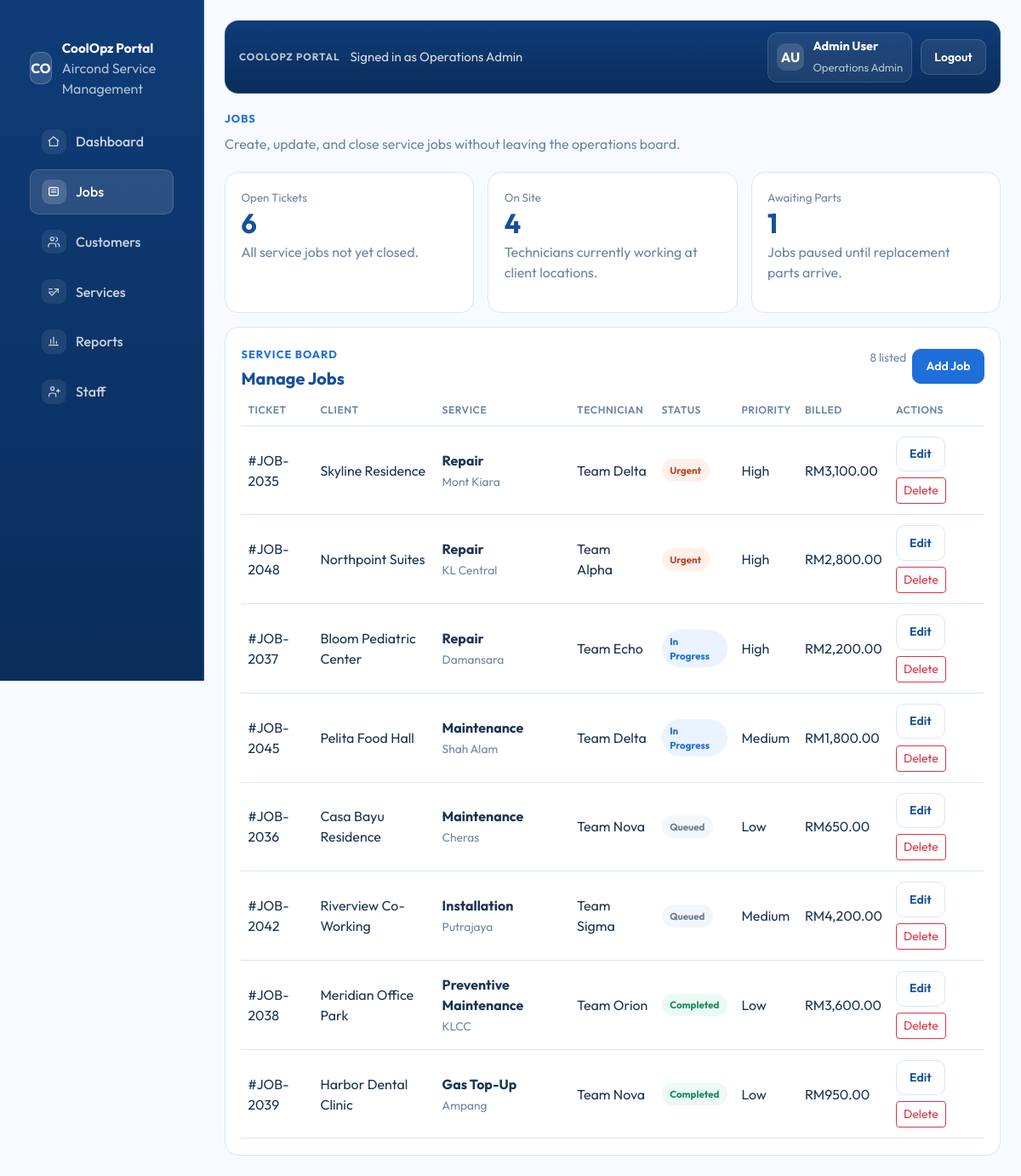
/jobs.php (signed in), run on the app's committed database.
### tables this page shows
CREATE TABLE IF NOT EXISTS jobs (
    id INT UNSIGNED AUTO_INCREMENT PRIMARY KEY,
    ticket_number VARCHAR(40) NOT NULL UNIQUE,
    customer_name VARCHAR(190) NOT NULL,
    service_type VARCHAR(80) NOT NULL,
    technician_team VARCHAR(80) NOT NULL,
    zone VARCHAR(80) NOT NULL,
    status VARCHAR(40) NOT NULL,
    priority_level VARCHAR(40) NOT NULL,
    billed_amount DECIMAL(10,2) NOT NULL DEFAULT 0,
    notes VARCHAR(255) NOT NULL DEFAULT '',
    created_at TIMESTAMP DEFAULT CURRENT_TIMESTAMP
);

### includes/data.php (called while the page is built, shortened)
<?php
require_once __DIR__ . '/database.php';
function coolopz_status_badge_class(string $status): string
{
    return match ($status) {
        'Urgent', 'Priority' => 'status-urgent',
        'In Progress', 'Contract Active' => 'status-progress',
        'Queued', 'Renewal Due', 'Review' => 'status-queued',
        'Completed' => 'status-complete',
        default => 'status-queued',
    };
}
function coolopz_fetch_job_metrics(): array
{
    $pdo = coolopz_db();
    return [
        'open_tickets' => (int) $pdo->query("SELECT COUNT(*) FROM jobs WHERE status <> 'Completed'")->fetchColumn(),
        'on_site' => (int) $pdo->query("SELECT COUNT(*) FROM jobs WHERE status IN ('Urgent', 'In Progress')")->fetchColumn(),
        'awaiting_parts' => (int) $pdo->query("SELECT COUNT(*) FROM jobs WHERE notes LIKE '%parts%'")->fetchColumn(),
    ];
}
function coolopz_fetch_jobs(): array
{
    $statement = coolopz_db()->query(
        "SELECT id, ticket_number, customer_name, service_type, technician_team, zone, status, priority_level, billed_amount, notes, created_at
         FROM jobs
         ORDER BY FIELD(status, 'Urgent', 'In Progress', 'Queued', 'Completed'), id DESC"
    );
    return $statement->fetchAll();
}

### includes/database.php (called while the page is built, shortened)
<?php
function coolopz_db_config(): array
{
    static $config;
    if ($config === null) {
        $config = require __DIR__ . '/../config/database.php';
    }
    return $config;
}
function coolopz_db(): PDO
{
    static $pdo;
    if ($pdo instanceof PDO) {
        return $pdo;
    }
    $config = coolopz_db_config();
    $dsn = sprintf(
        'mysql:host=%s;port=%d;dbname=%s;charset=%s',
        $config['host'],
        $config['port'],
        $config['database'],
        $config['charset']
    );
    $pdo = new PDO($dsn, $config['username'], $config['password'], [
        PDO::ATTR_ERRMODE => PDO::ERRMODE_EXCEPTION,
        PDO::ATTR_DEFAULT_FETCH_MODE => PDO::FETCH_ASSOC,
        PDO::ATTR_EMULATE_PREPARES => false,
    ]);
    return $pdo;
}

### jobs.php (the view, shortened to what this page needs)
<?php
require_once __DIR__ . '/includes/data.php';
$jobMetrics = coolopz_fetch_job_metrics();
$jobs = coolopz_fetch_jobs();
include __DIR__ . '/includes/head.php';
include __DIR__ . '/includes/sidebar.php';
?>
        <main class="portal-main">
<?php include __DIR__ . '/includes/topbar.php'; ?>
            <section class="hero-section">
                <span class="section-label">Jobs</span>
                <p class="hero-copy">Create, update, and close service jobs without leaving the operations board.</p>
            </section>
            <section class="row g-2 g-lg-3">
                <div class="col-md-4">
                    <div class="simple-panel stat-card">
                        <span class="stat-label">Open Tickets</span>
                        <strong class="stat-value"><?= htmlspecialchars((string) $jobMetrics['open_tickets'], ENT_QUOTES, 'UTF-8') ?></strong>
                        <p>All service jobs not yet closed.</p>
                    </div>
                </div>
                <div class="col-md-4">
                    <div class="simple-panel stat-card">
                        <span class="stat-label">On Site</span>
                        <strong class="stat-value"><?= htmlspecialchars((string) $jobMetrics['on_site'], ENT_QUOTES, 'UTF-8') ?></strong>
                        <p>Technicians currently working at client locations.</p>
                    </div>
                </div>
                <div class="col-md-4">
                    <div class="simple-panel stat-card">
                        <span class="stat-label">Awaiting Parts</span>
                        <strong class="stat-value"><?= htmlspecialchars((string) $jobMetrics['awaiting_parts'], ENT_QUOTES, 'UTF-8') ?></strong>
                        <p>Jobs paused until replacement parts arrive.</p>
                    </div>
                </div>
            </section>
            <section class="row g-3 mt-0">
                <div class="col-12">
                    <div class="simple-panel h-100">
                        <div class="panel-head mb-2">
                            <div>
                                <span class="section-label">Service board</span>
                                <h2 class="panel-title">Manage Jobs</h2>
                            </div>
                            <div class="jobs-actions">
                                <span class="subtle-note"><?= htmlspecialchars((string) count($jobs), ENT_QUOTES, 'UTF-8') ?> listed</span>
                                <button type="button" class="btn btn-portal-primary btn-sm" data-bs-toggle="modal" data-bs-target="#jobModal">Add Job</button>
                            </div>
                        </div>
                        <div class="table-responsive">
                            <table class="table portal-table align-middle mb-0">
                                <thead>
                                    <tr>
                                        <th>Ticket</th>
                                        <th>Client</th>
                                        <th>Service</th>
                                        <th>Technician</th>
                                        <th>Status</th>
                                        <th>Priority</th>
                                        <th>Billed</th>
                                        <th>Actions</th>
                                    </tr>
                                </thead>
                                <tbody>
<?php foreach ($jobs as $job): ?>
                                    <tr>
                                        <td><?= htmlspecialchars($job['ticket_number'], ENT_QUOTES, 'UTF-8') ?></td>
                                        <td><?= htmlspecialchars($job['customer_name'], ENT_QUOTES, 'UTF-8') ?></td>
                                        <td>
                                            <strong class="d-block"><?= htmlspecialchars($job['service_type'], ENT_QUOTES, 'UTF-8') ?></strong>
                                            <span class="subtle-note"><?= htmlspecialchars($job['zone'] !== '' ? $job['zone'] : 'No zone assigned', ENT_QUOTES, 'UTF-8') ?></span>
                                        </td>
                                        <td><?= htmlspecialchars($job['technician_team'], ENT_QUOTES, 'UTF-8') ?></td>
                                        <td><span class="status-badge <?= coolopz_status_badge_class($job['status']) ?>"><?= htmlspecialchars($job['status'], ENT_QUOTES, 'UTF-8') ?></span></td>
                                        <td><?= htmlspecialchars($job['priority_level'], ENT_QUOTES, 'UTF-8') ?></td>
                                        <td><?= htmlspecialchars((float) $job['billed_amount'] > 0 ? 'RM' . number_format((float) $job['billed_amount'], 2) : 'Pending', ENT_QUOTES, 'UTF-8') ?></td>
                                        <td>
                                            <div class="jobs-actions">
                                                <a class="btn btn-portal-secondary btn-sm" href="jobs.php?edit=<?= htmlspecialchars((string) $job['id'], ENT_QUOTES, 'UTF-8') ?>">Edit</a>
                                                <form method="post" class="m-0" onsubmit="return confirm('Delete this job?');">
                                                    <button type="submit" class="btn btn-outline-danger btn-sm">Delete</button>
                                                </form>
                                            </div>
                                        </td>
                                    </tr>
<?php endforeach; ?>
                                </tbody>
                            </table>
                        </div>
                    </div>
                </div>
            </section>
        </main>
<?php include __DIR__ . '/includes/footer.php'; ?>

### assets/css/theme.css (style rules this page uses)
:root { --portal-blue: #1e6fd9; --portal-blue-dark: #154f9c; --portal-sidebar: #0f3c78; --portal-sidebar-deep: #0a2d5b; --portal-sidebar-line: rgba(255, 255, 255, 0.12); --portal-sidebar-text: rgba(255, 255, 255, 0.78); --portal-blue-soft: #eef5ff; --portal-border: #d8e6f7; --portal-text: #1b3552; --portal-muted: #6c86a4; --portal-white: #ffffff; --portal-bg: #f7fbff; --portal-sidebar-width: 240px; }
* { box-sizing: border-box; }
body { margin: 0; min-height: 100vh; font-family: "Outfit", sans-serif; color: var(--portal-text); background: var(--portal-bg); }
.brand-subtitle, .hero-copy, .stat-card p, .snapshot-list, .form-label, .sidebar-card p { color: var(--portal-muted); }
.portal-main { padding: 1.5rem; }
.btn-portal-primary, .btn-portal-secondary { border-radius: 10px; padding: 0.58rem 0.95rem; font-weight: 600; }
.btn-portal-primary { background: var(--portal-blue); border: 1px solid var(--portal-blue); color: var(--portal-white); }
.btn-portal-secondary { background: var(--portal-white); border: 1px solid var(--portal-border); color: var(--portal-blue-dark); }
.hero-section { padding-bottom: 0.35rem; }
.section-label { display: inline-block; margin-bottom: 0.45rem; color: var(--portal-blue); font-size: 0.8rem; font-weight: 700; letter-spacing: 0.08em; text-transform: uppercase; }
.simple-panel { padding: 1.15rem; background: var(--portal-white); border: 1px solid var(--portal-border); border-radius: 16px; }
.panel-head { display: flex; align-items: center; justify-content: space-between; gap: 0.75rem; }
.panel-title { margin: 0; font-size: 1.25rem; font-weight: 700; color: var(--portal-blue-dark); }
.stat-card { height: 100%; }
.stat-label { display: block; font-size: 0.84rem; color: var(--portal-muted); }
.stat-value { display: block; margin: 0.25rem 0 0.4rem; font-size: 2rem; line-height: 1; color: var(--portal-blue-dark); }
.subtle-note { font-size: 0.86rem; color: var(--portal-muted); }
.portal-table { --bs-table-bg: transparent; --bs-table-color: var(--portal-text); }
.portal-table thead th { color: var(--portal-muted); font-size: 0.76rem; font-weight: 600; letter-spacing: 0.04em; text-transform: uppercase; border-bottom-color: var(--portal-border); }
.portal-table tbody td { padding-top: 0.75rem; padding-bottom: 0.75rem; border-color: var(--portal-border); }
.status-badge { display: inline-flex; align-items: center; justify-content: center; padding: 0.3rem 0.6rem; border-radius: 999px; font-size: 0.72rem; font-weight: 700; }
.status-urgent { background: #fff0eb; color: #bc4b2c; }
.status-progress { background: #eaf3ff; color: var(--portal-blue); }
.status-queued { background: #f3f6fb; color: #6f7f93; }
.status-complete { background: #ebfaf3; color: #1c8b5f; }
.jobs-form-actions, .jobs-actions { display: flex; gap: 0.6rem; flex-wrap: wrap; }
.jobs-actions { gap: 0.45rem; }

### data on the page
jobs: ticket_number "#JOB-2035", customer_name "Skyline Residence", service_type "Repair", zone "Mont Kiara", technician_team "Team Delta", status "Urgent", priority_level "High", billed_amount "RM3,100.00"
jobs: ticket_number "#JOB-2048", customer_name "Northpoint Suites", service_type "Repair", zone "KL Central", technician_team "Team Alpha", status "Urgent", priority_level "High", billed_amount "RM2,800.00"
jobs: ticket_number "#JOB-2037", customer_name "Bloom Pediatric Center", service_type "Repair", zone "Damansara", technician_team "Team Echo", status "In Progress", priority_level "High", billed_amount "RM2,200.00"
jobs: ticket_number "#JOB-2045", customer_name "Pelita Food Hall", service_type "Maintenance", zone "Shah Alam", technician_team "Team Delta", status "In Progress", priority_level "Medium", billed_amount "RM1,800.00"
jobs: ticket_number "#JOB-2036", customer_name "Casa Bayu Residence", service_type "Maintenance", zone "Cheras", technician_team "Team Nova", status "Queued", priority_level "Low", billed_amount "RM650.00"
jobs: ticket_number "#JOB-2042", customer_name "Riverview Co-Working", service_type "Installation", zone "Putrajaya", technician_team "Team Sigma", status "Queued", priority_level "Medium", billed_amount "RM4,200.00"
jobs: ticket_number "#JOB-2038", customer_name "Meridian Office Park", service_type "Preventive Maintenance", zone "KLCC", technician_team "Team Orion", status "Completed", priority_level "Low", billed_amount "RM3,600.00"
jobs: ticket_number "#JOB-2039", customer_name "Harbor Dental Clinic", service_type "Gas Top-Up", zone "Ampang", technician_team "Team Nova", status "Completed", priority_level "Low", billed_amount "RM950.00"

### other printed values
$item['label'] "Dashboard"
$item['label'] "Jobs"
$item['label'] "Customers"
$item['label'] "Services"
$item['label'] "Reports"
$item['label'] "Staff"
$currentUserRole "Operations Admin"
$userInitials "AU"
$currentUserName "Admin User"
$jobMetrics['open_tickets'] "6"
$jobMetrics['on_site'] "4"
$jobMetrics['awaiting_parts'] "1"
count($jobs) "8"
